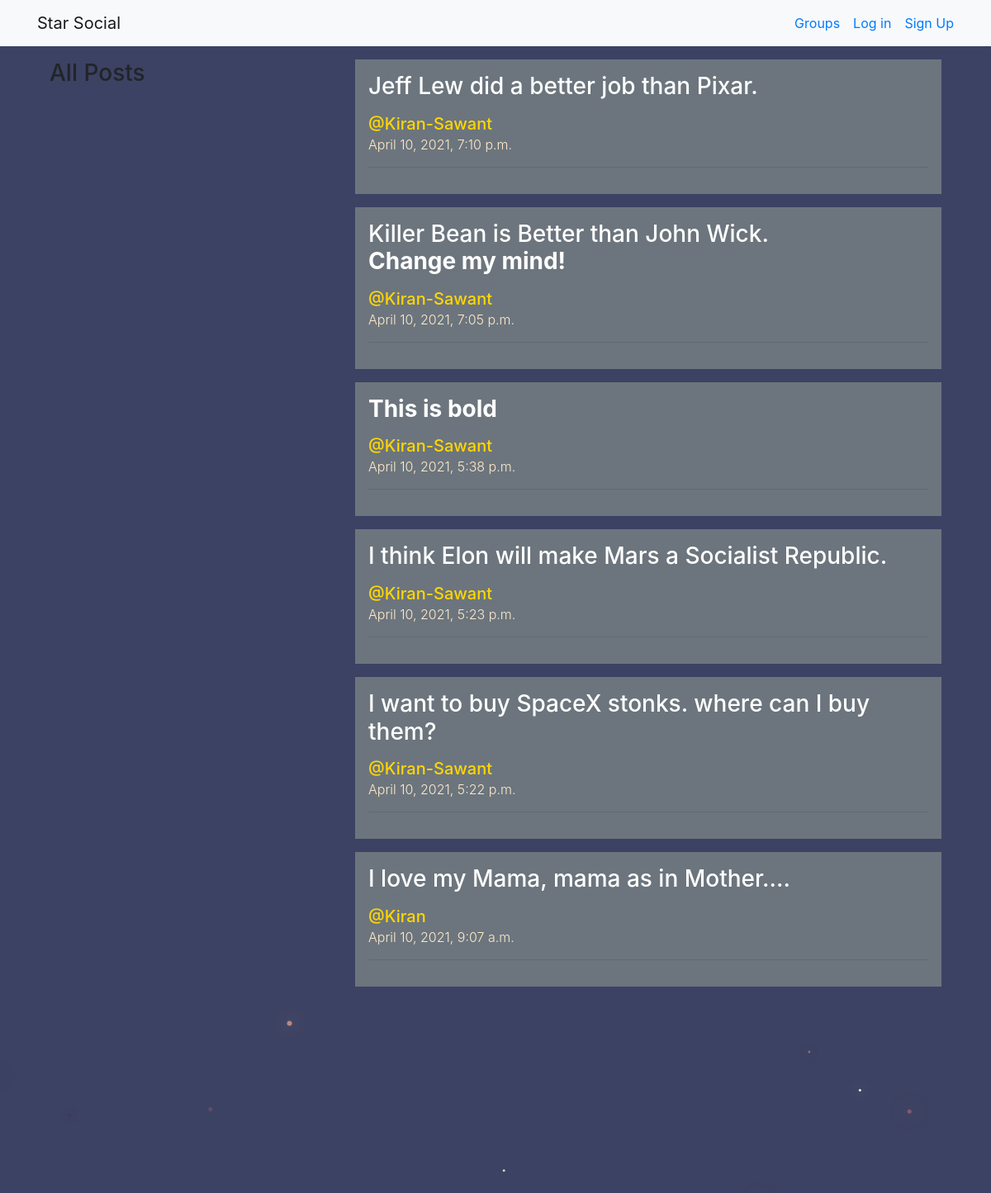
/posts/ (upper part), run on an earlier commit of the app's database.
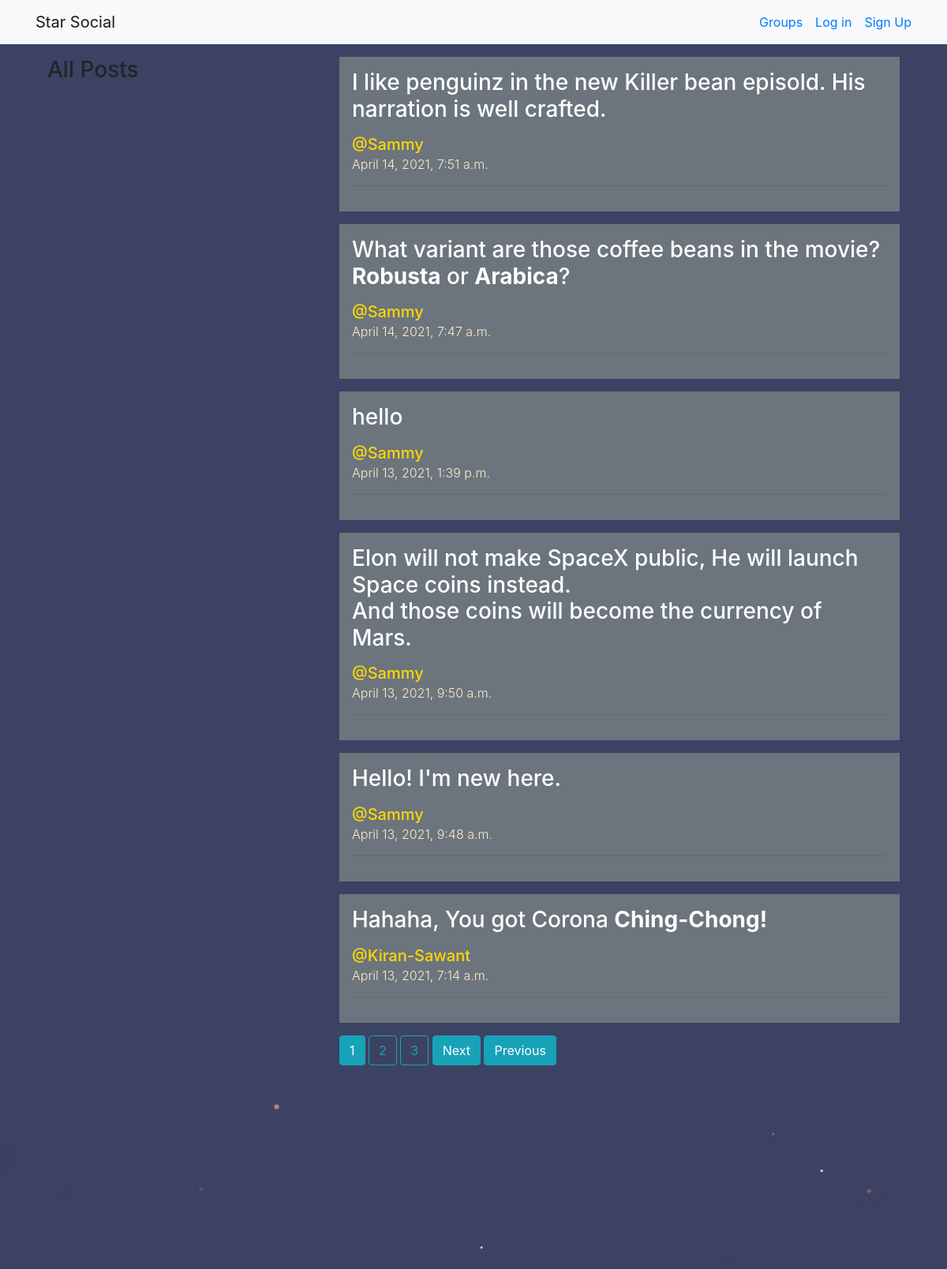
And on a later commit of the database.
### posts/models.py (models this page shows, shortened)
class Post(models.Model):
    user = models.ForeignKey(User, related_name='posts', on_delete=models.CASCADE)
    created_on = models.DateTimeField(auto_now=True)
    message = models.TextField()
    message_html = models.TextField(editable=False)
    group = models.ForeignKey(Group, related_name='posts', null=True, blank=True, on_delete=models.CASCADE)
    class Meta:
        ordering = ['-created_on']
        unique_together = ['user', 'message']

### posts/views.py (the view)
# urls.py: path('', views.PostList.as_view(), name='all'),
class PostList(SelectRelatedMixin, gen.ListView):
    model = models.Post
    select_related = ('user', 'group')
    paginate_by = 6

### posts/templates/posts/post_list.html (shortened to what this page needs)
{% extends 'posts/post_base.html' %}
{% block prepost %}
    <div class="col-md-4 mt-3">
            <h3>All Posts</h3>
    </div>
{% endblock %}
{% block post_content %}
    <div class="col-md-8 mt-3">
        {% for post in post_list %}
            <a href="{% url 'posts:single' username=post.user.username pk=post.id %}" style="color: white;">
                {% include 'posts/_post.html' %}
            </a>
        {% endfor %}
        {% if is_paginated %}
            {% for num in page_obj.paginator.page_range %}
                {% if page_obj.number == num %}
                    <a class='btn btn-info mb-4'href="?page={{ num }}">{{ num }}</a>
                {% elif  num > page_obj.number|add:'-3' and num < page_obj.number|add:'3' %}
                    <a class='btn btn-outline-info mb-4'href="?page={{ num }}">{{ num }}</a>
                {% endif %}
            {% endfor %}
            {% if page_obj.has_next %}
                <a class='btn btn-info mb-4'href="?page={{ page_ob.next_page_number }}">Next</a>
                <a class='btn btn-info mb-4'href="?page={{ page_obj.paginator.num_pages }}">Previous</a>
            {% endif %}
        {% endif %}
    </div>
{% endblock post_content %}

### posts/templates/posts/_post.html (shortened to what this page needs)
<div class="post media mb-3 bg-secondary p-3">
    <div class="media-body">
        {% if not trunc %}
            <h3>{{ post.message_html|safe|truncatechars_html:400 }}</h3>
        {% else %}
            <h3>{{ post.message_html|safe }}</h3>
        {% endif %}
        <h5>
            <span class="username">
                <a style="color: gold;" href="{% url 'posts:for_user'  username=post.user.username %}">
                    @{{post.user.username}}
                </a>
            </span><br>
            <time class="time">
                <a href="{% url 'posts:single' username=post.user.username pk=post.pk %}">
                    <small class="font-weight-light" style="color: blanchedalmond;">{{ post.created_on }}</small>
                </a>
            </time>
        </h5>
        <hr>
    </div>
</div>

What changed in the data, as far as the page shows it:
no longer on this page (row unchanged): Post: message_html "Jeff Lew did a better job than Pixar.", user.username "Kiran-Sawant", created_on "April 10, 2021, 7:10 p.m."
no longer on this page (row unchanged): Post: message_html "Killer Bean is Better than John Wick. Change my mind!", user.username "Kiran-Sawant", created_on "April 10, 2021, 7:05 p.m."
no longer on this page (row unchanged): Post: message_html "This is bold", user.username "Kiran-Sawant", created_on "April 10, 2021, 5:38 p.m."
no longer on this page (row unchanged): Post: message_html "I think Elon will make Mars a Socialist Republic.", user.username "Kiran-Sawant", created_on "April 10, 2021, 5:23 p.m."
no longer on this page (row unchanged): Post: message_html "I want to buy SpaceX stonks. where can I buy them?", user.username "Kiran-Sawant", created_on "April 10, 2021, 5:22 p.m."
no longer on this page (row unchanged): Post: message_html "I love my Mama, mama as in Mother....", user.username "Kiran", created_on "April 10, 2021, 9:07 a.m."
added Post: message_html "I like penguinz in the new Killer bean episold. His narration is well crafted.", user.username "Sammy", created_on "April 14, 2021, 7:51 a.m."
added Post: message_html "What variant are those coffee beans in the movie? Robusta or Arabica ?", user.username "Sammy", created_on "April 14, 2021, 7:47 a.m."
added Post: message_html "hello", user.username "Sammy", created_on "April 13, 2021, 1:39 p.m."
added Post: message_html "Elon will not make SpaceX public, He will launch Space coins instead. And those coins will become the currency of Mars.", user.username "Sammy", created_on "April 13, 2021, 9:50 a.m."
added Post: message_html "Hello! I'm new here.", user.username "Sammy", created_on "April 13, 2021, 9:48 a.m."
added Post: message_html "Hahaha, You got Corona Ching-Chong!", user.username "Kiran-Sawant", created_on "April 13, 2021, 7:14 a.m."
Also different on the page:
new list line: "1"
new list line: "2"
new list line: "3"
text now shown: "Next Previous"
